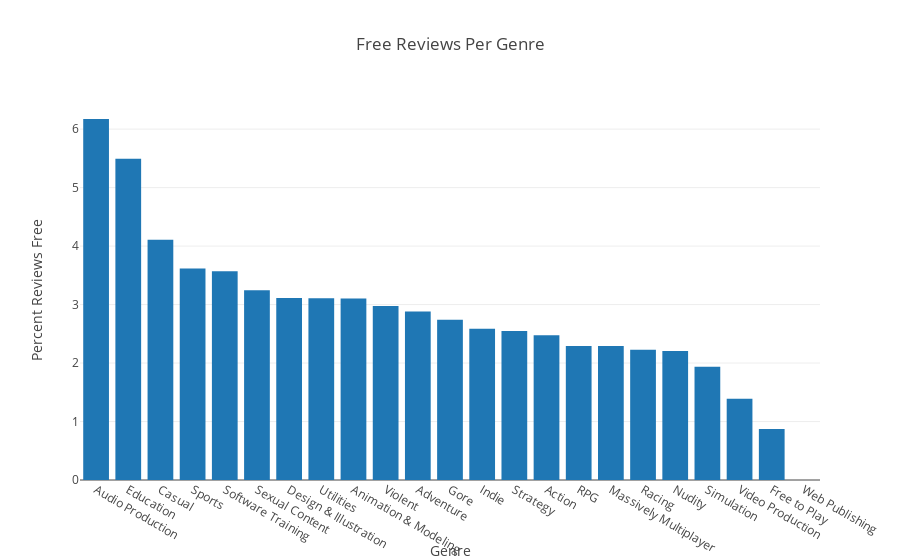

The cell this chart's notebook holds for it:
### Markdown cell above
It appears that products with less free reviews have wilder deviation from the purchased percentage. I did not expect this disparity to continue past 10 reviews. This suggests that there is only a slight trend. This is particularly unexpected as there are few products for which there are more free reviews than purchased reviews.

However, there are significantly (353) more products for which the percentage of positive reviews is greater in the subset of those left for free, so although the deviation may not be drastic is it reasonable to state that free reviews are more positive.

Finally, having observed something, we can also look at for which products free reviews are left, and ergo the cases for which it is most applicable  - are they left chiefly on large, popular games, or younger games (in order to promote them)?

There are several ways to do this - the most straightforward is to look at the ratio of free to purchased reviews per genre.

### Code cell
genres = json.load(open('./dumps/genres.json'))

genres_counts = []

# Pre-fill array with genres.
for genre in genres:
    genres_counts.append({
        "genre": genre['genre'],
        "total_products": genre['count'],
        "total_reviews_free": 0,
        "total_reviews": 0
    })

for item in review_demographic_count:
    for genre in item['genres']:
        # Find the matching genre to add to.
        for genre_count in genres_counts:
            if genre_count['genre'] == genre:
                genre_count['total_reviews_free'] += item['total_reviews_free']
                genre_count['total_reviews'] += item['total_reviews']
                break
                
for item in genres_counts:
    if item['total_reviews'] == 0:
        item['percentage'] = 0
    else:
        item['percentage'] = item['total_reviews_free'] / item['total_reviews'] * 100

genres_counts.sort(key=lambda genre: genre['percentage'], reverse=True)

x = []
y = []
names = []

for item in genres_counts:
    x.append(item['genre'])
    y.append(item['percentage'])
    names.append("Total Reviews: " + str(item['total_reviews']))
    
layout = go.Layout(
    title='Free Reviews Per Genre',
    xaxis=dict(
        title='Genre'
    ),
    yaxis=dict(
        title='Percent Reviews Free'
    ),
    showlegend=False
)   

data = [go.Bar(
    x=x,
    y=y,
    hovertext=names
)]

fig = go.Figure(data=data, layout=layout)

iplot(fig)

### Figure 1 — Plotly figure (JSON) as saved in the notebook; plotly's stock layout.template omitted (floating-point values rounded to 4 significant figures)
{"data": [{"hovertext": ["Total Reviews: 81", "Total Reviews: 91", "Total Reviews: 120796", "Total Reviews: 64802", "Total Reviews: 28", "Total Reviews: 8847", "Total Reviews: 37749", "Total Reviews: 38120", "Total Reviews: 38015", "Total Reviews: 215495", "Total Reviews: 640968", "Total Reviews: 184975", "Total Reviews: 965889", "Total Reviews: 381221", "Total Reviews: 1134209", "Total Reviews: 293738", "Total Reviews: 503273", "Total Reviews: 45174", "Total Reviews: 78659", "Total Reviews: 579693", "Total Reviews: 288", "Total Reviews: 271903", "Total Reviews: 0"], "type": "bar", "x": ["Audio Production", "Education", "Casual", "Sports", "Software Training", "Sexual Content", "Design & Illustration", "Utilities", "Animation & Modeling", "Violent", "Adventure", "Gore", "Indie", "Strategy", "Action", "RPG", "Massively Multiplayer", "Racing", "Nudity", "Simulation", "Video Production", "Free to Play", "Web Publishing"], "y": [6.173, 5.495, 4.109, 3.617, 3.571, 3.244, 3.113, 3.109, 3.104, 2.975, 2.883, 2.74, 2.584, 2.547, 2.477, 2.29, 2.29, 2.229, 2.206, 1.936, 1.389, 0.8709, 0]}], "layout": {"showlegend": false, "title": "Free Reviews Per Genre", "xaxis": {"title": "Genre"}, "yaxis": {"title": "Percent Reviews Free"}}}
